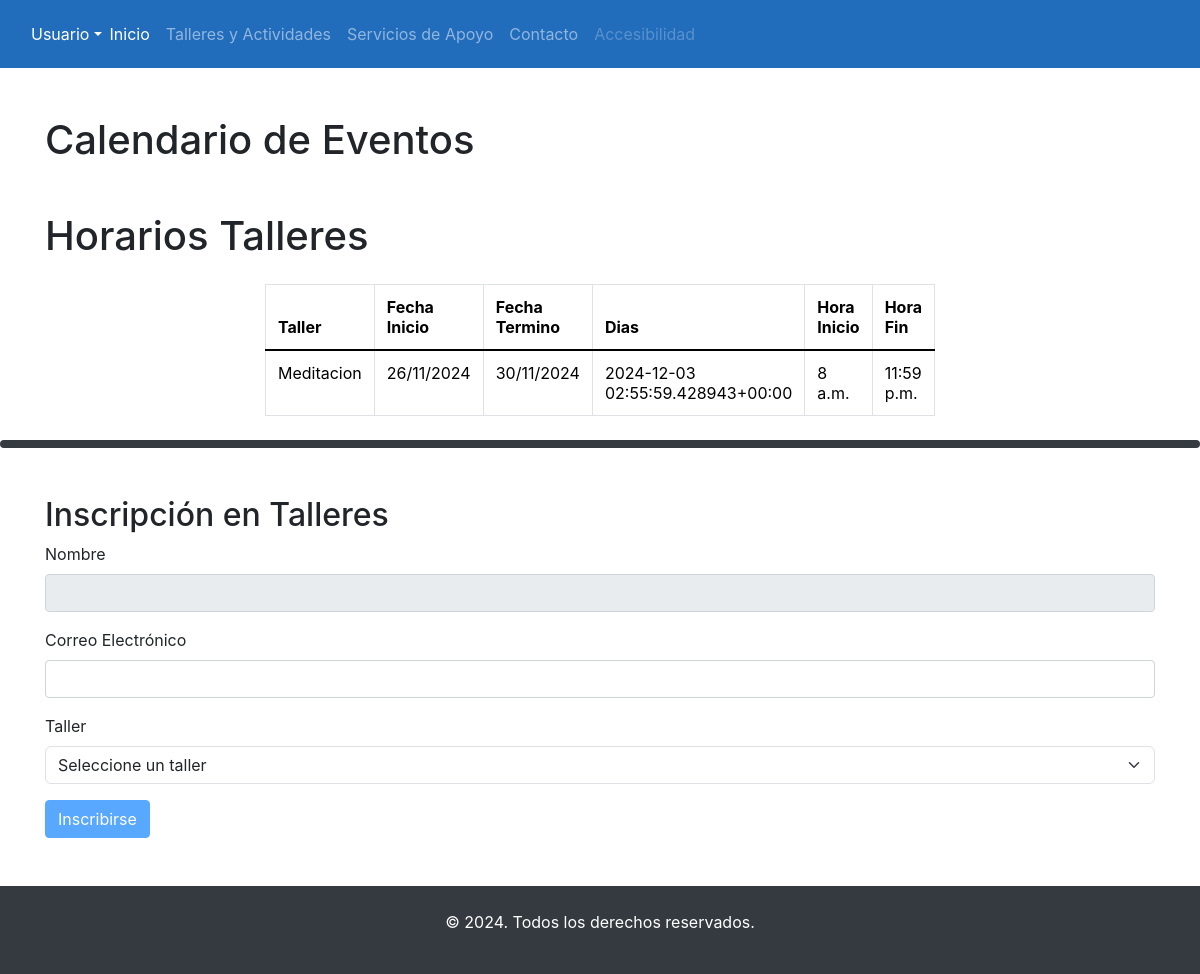
/pages/talleres, run on an earlier commit of the app's database.
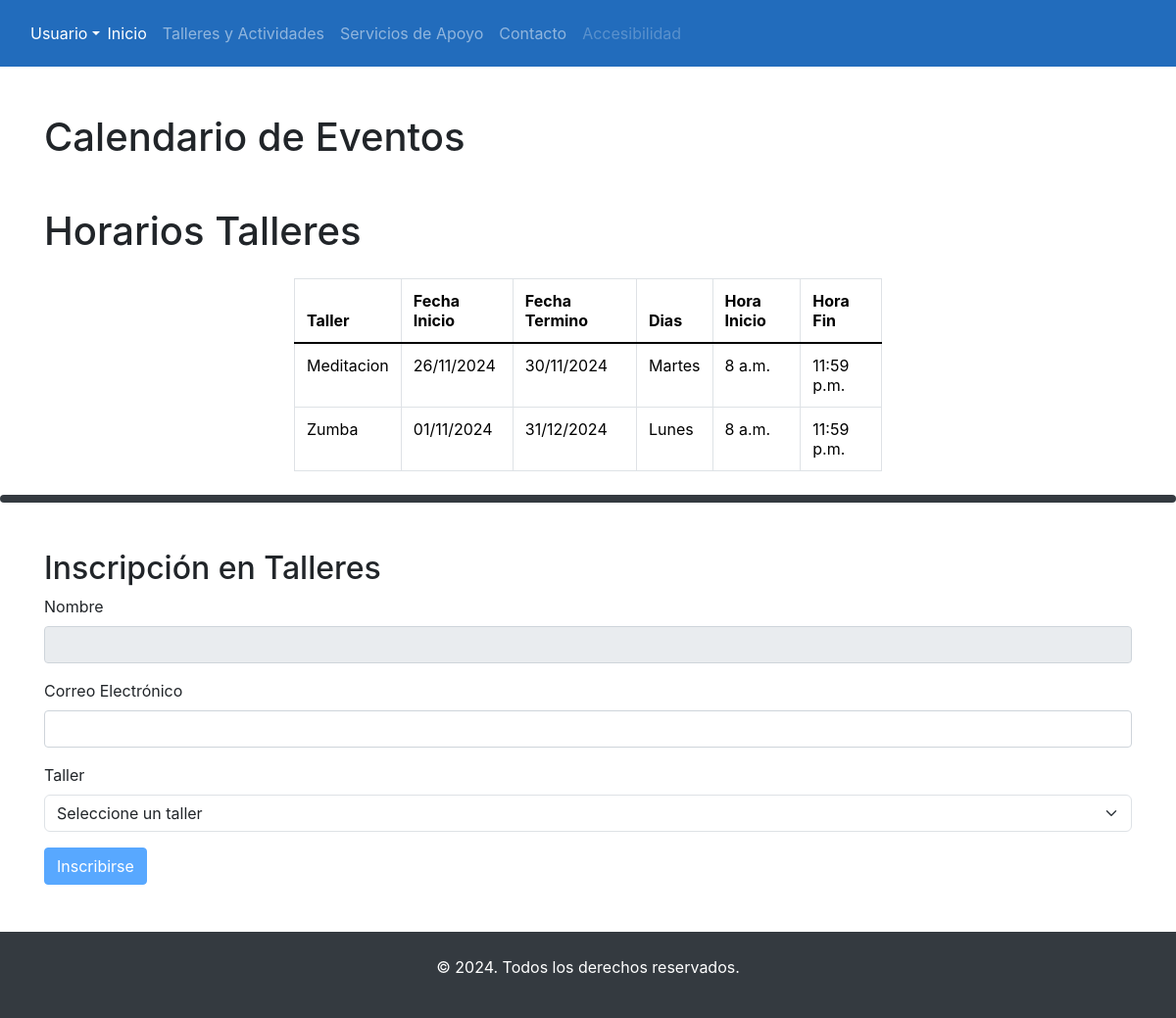
And on a later commit of the database.
### myapp/models.py (models this page shows, shortened)
class Taller(models.Model):
    taller_id = models.AutoField(primary_key=True)
    nombre = models.CharField(max_length=50)
    descripcion = models.TextField()
    fecha_inicio = models.DateField()
    fecha_fin = models.DateField()
    hora_inicio = models.TimeField(default=datetime.time(8, 0, 0), null=False)
    hora_fin = models.TimeField(default=datetime.time(23, 59, 59), null=False)
    DIAS_CHOICES = [
        ('Lunes', 'Lunes'),
        ('Martes', 'Martes'),
        ('Miércoles', 'Miércoles'),
        ('Jueves', 'Jueves'),
        ('Viernes', 'Viernes'),
    ]
    dias = models.ManyToManyField('Dia', choices=DIAS_CHOICES)
    dias = models.CharField(max_length=50, choices=DIAS_CHOICES)
    cupo_maximo = models.IntegerField()
    instructor_id = models.ForeignKey(Instructor, on_delete=models.CASCADE)
    clasificacion_taller_id = models.ForeignKey(Clasificacion_taller, on_delete=models.CASCADE)
    sala_id = models.ForeignKey(Sala, on_delete=models.CASCADE)

### myapp/views.py (the view)
# urls.py: path('pages/talleres', views.talleres, name='talleres'),
def talleres(request):
    talleres = Taller.objects.all()
    context = {
        'talleres': talleres
    }
    return render(request, 'pages/talleres.html',context)

### myapp/templates/pages/talleres.html (shortened to what this page needs)
{% extends 'layouts/base.html' %}
{% block content %}
{% load static %}
<link rel='stylesheet' href='https://cdn.jsdelivr.net/npm/fullcalendar@5.11.3/main.min.css' />
<link rel="stylesheet" href="https://stackpath.bootstrapcdn.com/bootstrap/4.5.2/css/bootstrap.min.css">
<div class="container mt-5">
    <h1 class="mb-4">Calendario de Eventos</h1>
</div>
<div class="container mt-5">
    <h1 class="mb-4">Horarios Talleres</h1>
    <table class="table table-bordered">
        <thead>
            <tr>
                <th>Taller</th>
                <th>Fecha Inicio</th>
                <th>Fecha Termino</th>
                <th>Dias</th>
                <th>Hora Inicio</th>
                <th>Hora Fin</th>
            </tr>
        </thead>
        <tbody>
            {% for taller in talleres %}
            <tr>
                <td>{{ taller.nombre }}</td>
                <td>{{ taller.fecha_inicio|date:"d/m/Y" }}</td>
                <td>{{ taller.fecha_fin|date:"d/m/Y" }}</td>
                <td>{{ taller.dias }}</td>
                <td>{{ taller.hora_inicio }}</td>
                <td>{{ taller.hora_fin }}</td>
            </tr>
            {% endfor %}
        </tbody>
    </table>
</div>
<div class="mt-4 p-1 bg-dark text-white rounded"></div>
<div class="container mt-5">
    <h2 class="mt-5">Inscripción en Talleres</h2>
    <form id="registrationForm" method="POST" action="{% url 'registrar_taller' %}">
        <div class="mb-3">
            <label for="name" class="form-label">Nombre</label>
                <input type="text" class="form-control" id="name" name="name" placeholder="{{user.username}}" disabled>
            </div>
            <div class="mb-3">
                <label for="email" class="form-label">Correo Electrónico</label>
                <input type="email" class="form-control" id="email" name="email" required>
            </div>
            <div class="mb-3">
                <label for="workshop" class="form-label">Taller</label>
                <select class="form-select" id="workshop" name="workshop" required>
                    <option value="">Seleccione un taller</option>
                </select>
            </div>
            {% if user.is_authenticated %}
            <button type="submit" class="btn btn-primary">Inscribirse</button>
            {% else %}
            <button type="submit" class="btn btn-primary" disabled>Inscribirse</button>
            {% endif %}
    </form>
</div>
<link href="https://cdnjs.cloudflare.com/ajax/libs/fullcalendar/3.10.2/fullcalendar.min.css" rel="stylesheet">
{% endblock %}

### myapp/templates/layouts/base.html (shortened to what this page needs)
{% load static %}
<head>
    <link href="https://cdn.jsdelivr.net/npm/bootstrap@5.0.2/dist/css/bootstrap.min.css" rel="stylesheet"
>
    <link rel="stylesheet" href="https://unpkg.com/bootstrap@5.3.3/dist/css/bootstrap.min.css">
    <link rel="stylesheet" href="{% static 'css/base.css' %}">
    <link rel="stylesheet" href="{% static 'scss/style.scss' %}">
    <link rel="stylesheet" href="{% static 'js/main.js' %}">
    <link rel="stylesheet" href="{% static 'js/jquery.min.js' %}">
    <link rel="stylesheet" href="{% static 'js/bootstrap.min.js' %}">
  </head>
   <body>
     <nav class="navbar navbar-expand-lg navbar-dark ">
       <div class="container-fluid">
         {% if user.is_authenticated %}
         <a class="dropdown-toggle" data-bs-toggle="dropdown" style="color: white; text-decoration: none;">{{ user.username }}</a>
         <ul class="dropdown-menu" style="background-color: #226cbc;">
             <li><a class="dropdown-item" href="">Ver Perfil</a>
             <form class="dropdown-item" method="post" action="{% url 'logout' %}" style="text-align: center;">
               {% csrf_token %}
                 <button type="submit" style="border: none; background: transparent; color: white;">Cerrar Sesion</button>
             </form>
             </li>
         </ul>
         {% else %}
         <a class="dropdown-toggle" data-bs-toggle="dropdown" style="color: white; text-decoration: none;">Usuario</a>
         {% endif %}
      <div class="collapse navbar-collapse" id="navbarNav">
        <ul class="navbar-nav">
          <li class="nav-item">
            <a class="nav-link active" aria-current="page" href="{% url 'home' %}">Inicio</a>
          </li>
          <li class="nav-item">
            <a class="nav-link" href="{% url 'talleres' %}">Talleres y Actividades</a>
              <li class="nav-item">
            <a class="nav-link" href="{% url 'servicios_apoyo' %}">Servicios de Apoyo</a>
             </li>
              <li class="nav-item">
               <a class="nav-link" href="{% url 'contacto' %}">Contacto</a>
                </li>
                 <li class="nav-item">
                  <a class="nav-link disabled" href="" >Accesibilidad</a>
          </li>
        </ul>
      </div>
    </div>
  </nav>
</body>
  {% block content %}
  {% endblock %}
  <footer class="bg-dark text-white mt-5 p-4 text-center">
    <p>&copy; 2024. Todos los derechos reservados.</p>
    </footer>

### myapp/static/css/base.css (style rules this page uses)
body { font-family: Arial, sans-serif; }
.navbar { background-color: #226cbc; text-decoration: white; color: rgb(255, 255, 255); }
.navbar ul { list-style-type: none; margin: 0; padding: 0; overflow: hidden; }
.navbar ul li { float: left; }
.navbar ul li a { display: block; color: white; text-align: center; padding: 14px 16px; text-decoration: none; }

### myapp/templates/layouts/base.html (style rules this page uses)
body { font-family: Arial, sans-serif; }
.navbar { background-color: #226cbc; text-decoration: white; color: rgb(255, 255, 255); }
.navbar ul { list-style-type: none; margin: 0; padding: 0; overflow: hidden; }
.navbar ul li { float: left; }
.navbar ul li a { display: block; color: white; text-align: center; padding: 14px 16px; text-decoration: none; }

### myapp/templates/pages/talleres.html (style rules this page uses)
.table { width: 600px; margin: 0 auto; }

What changed in the data, as far as the page shows it:
changed Taller "Meditacion": dias "2024-12-03 02:55:59.428943+00:00" → "Martes"
added Taller: nombre "Zumba", fecha_inicio "01/11/2024", fecha_fin "31/12/2024", dias "Lunes", hora_inicio "8 a.m.", hora_fin "11:59 p.m."
